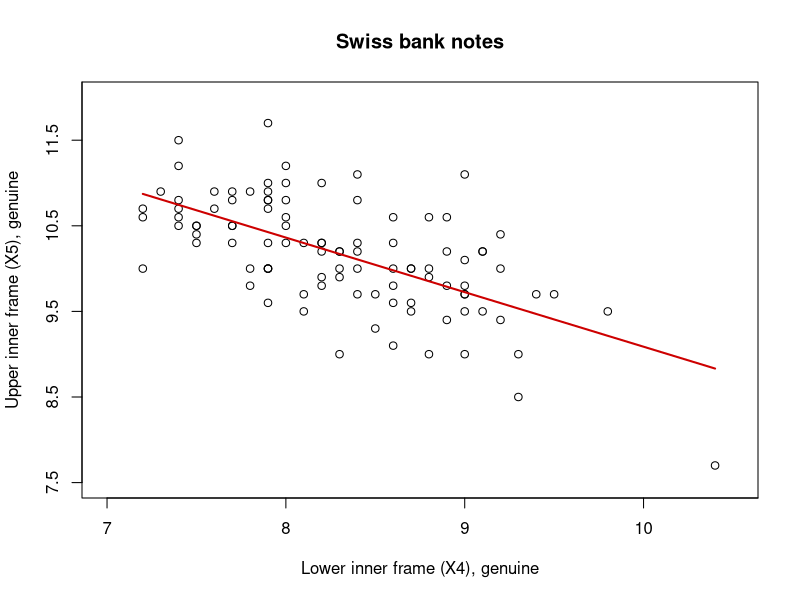

Reproduce this figure in R.

# clear variables and close windows
rm(list = ls(all = TRUE))
graphics.off()

# load data
x  = read.table("bank2.dat")
X4 = x[1:100, 4]
X5 = x[1:100, 5]

b = lm(X5 ~ X4)$coefficients  # regression of (X5) on (X4) price
Y = b[1] + b[2] * X4  # regression line

# plot
plot(X4, X5, xlab = "Lower inner frame (X4), genuine", ylab = "Upper inner frame (X5), genuine", 
    xlim = c(7, 10.5), ylim = c(7.5, 12), frame = TRUE, axes = FALSE)
lines(X4, Y, col = "red3", lwd = 2)
axis(side = 2, seq(7.5, 12.5, 1), seq(7.5, 12.5, 1))
axis(side = 1, seq(7, 12, 1), seq(7, 12, 1))
title("Swiss bank notes")
